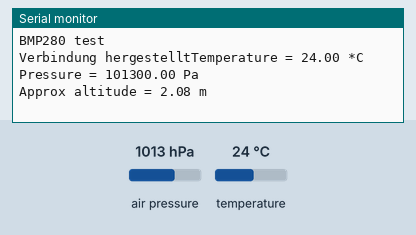
Simulated run of this sketch. Board: Arduino Uno, built with avr-gcc and run on an emulated ATmega328P. On the bench: the last lines printed to the serial monitor. Inputs (shaded band) come from the test bench; at power-on: air pressure 1013 hPa, temperature 24 °C. WiFi joins after 1.5 s; servers stay silent unless stated; uploads are accepted with an empty reply.

Above: at 2.2 s.
2.3 s: air pressure set to 952 hPa
At 3.7 s:
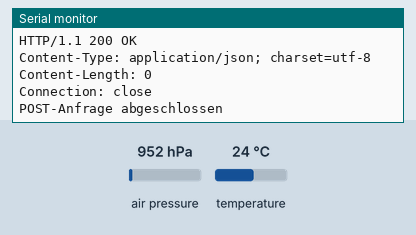
5.4 s: temperature set to 12 °C
At 9.2 s:
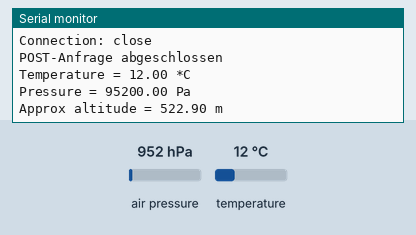
9.8 s: air pressure set to 975 hPa
At 10.66 s:
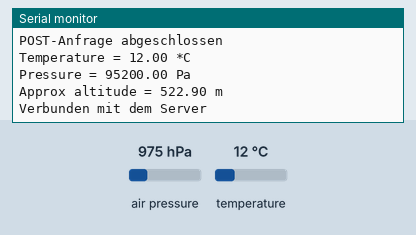

The sketch:

Sensor2.ino
```cpp
#include <SPI.h>
#include <Ethernet.h>
#include <Wire.h>
#include <Adafruit_BMP280.h>

#define BMP_SCK (13)
#define BMP_MISO (12)
#define BMP_MOSI (11)
#define BMP_CS (10)

Adafruit_BMP280 bmp; // I2C

byte mac[] = {0xA8, 0x61, 0x0A, 0xAE, 0x97, 0xE3};

IPAddress ip(192, 168, 138, 2);       // IP-Adresse des Arduino
IPAddress serverIP(192, 168, 138, 1); // IP-Adresse des Servers, an den du Daten senden möchtest
int serverPort = 80;                  // Port des Servers

EthernetClient client;

void setup()
{
  Serial.begin(9600);
  while (!Serial)
    delay(100); // wait for native usb
  Serial.println(F("BMP280 test"));
  unsigned status;
  // status = bmp.begin(BMP280_ADDRESS_ALT, BMP280_CHIPID);
  status = bmp.begin();
  if (!status)
  {
    Serial.println(F("Could not find a valid BMP280 sensor, check wiring or "
                     "try a different address!"));
    Serial.print("SensorID was: 0x");
    Serial.println(bmp.sensorID(), 16);
    Serial.print("        ID of 0xFF probably means a bad address, a BMP 180 or BMP 085\n");
    Serial.print("   ID of 0x56-0x58 represents a BMP 280,\n");
    Serial.print("        ID of 0x60 represents a BME 280.\n");
    Serial.print("        ID of 0x61 represents a BME 680.\n");
    while (1)
      delay(10);
  }

  /* Default settings from datasheet. */
  bmp.setSampling(Adafruit_BMP280::MODE_NORMAL,     /* Operating Mode. */
                  Adafruit_BMP280::SAMPLING_X2,     /* Temp. oversampling */
                  Adafruit_BMP280::SAMPLING_X16,    /* Pressure oversampling */
                  Adafruit_BMP280::FILTER_X16,      /* Filtering. */
                  Adafruit_BMP280::STANDBY_MS_500); /* Standby time. */

  Ethernet.begin(mac, ip);
  delay(1000);

  Serial.print("Verbindung hergestellt");
}

void loop()
{
  Serial.print(F("Temperature = "));
  Serial.print(bmp.readTemperature());
  Serial.println(" *C");

  Serial.print(F("Pressure = "));
  Serial.print(bmp.readPressure());
  Serial.println(" Pa");

  Serial.print(F("Approx altitude = "));
  Serial.print(bmp.readAltitude(1013.25)); /* Adjusted to local forecast! */
  Serial.println(" m");

  Serial.println();
  delay(2000);

  if (client.connect(serverIP, serverPort))
  {
    Serial.println("Verbunden mit dem Server");

    // Daten löschen
    // client.println("GET /wetterstation/Website/PHP/clear_datas.php");
    // client.println("POST /wetterstation/Website/PHP/upload_data.php")
    // client.print("Host: ");
    // client.println(serverIP);
    // client.println("Connection: close");
    // client.println();

    String postData = "wx=" + String(bmp.readTemperature()) + "~" + String(bmp.readPressure()) + "~" + String(bmp.readAltitude(1013.25)) + "~2~2";

    client.println("POST /wetterstation/Website/PHP/upload_data_altnau.php HTTP/1.1");
    client.print("Host: ");
    client.println(serverIP);
    client.println("Content-Type: application/x-www-form-urlencoded");
    client.print("Content-Length: ");
    client.println(postData.length());
    client.println("Connection: close");
    client.println();
    client.println(postData);

    // Lies die Antwort des Servers
    while (client.available())
    {
      char c = client.read();
      Serial.write(c);
    }

    // Beende die Verbindung
    client.stop();

    Serial.println("POST-Anfrage abgeschlossen");
  }
  else
  {
    Serial.println("Verbindung zum Server fehlgeschlagen");
  }

  delay(5000); // Warte 5 Sekunden, bevor du erneut Daten sendest
}
```

Measured:
- after the input at 5.4 s, the serial monitor: prints a new line after 3.0 s (image 2)
